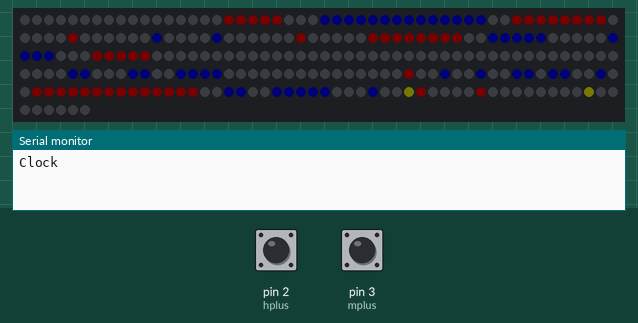
Simulated run of this sketch. Board: Arduino Uno, built with avr-gcc and run on an emulated ATmega328P. Parts: 256 RGB LEDs in strip order, left to right, continuing on the next row, the last lines printed to the serial monitor. The inputs (shaded band) are chosen by the test bench; at power-on: pin 2 (hplus) HIGH, pin 3 (mplus) HIGH. Dim RGB values are drawn brighter than linear; the local clock reads 2024-03-15 10:24:30 at power-on unless the sketch sets it.

Above: at 3.2 s.
3.3 s: pin 2 (hplus) pulled LOW for 3.2 s
8.0 s: pin 3 (mplus) pulled LOW for 0.15 s
10.3 s: pin 2 (hplus) pulled LOW for 0.15 s
At 11.2 s:
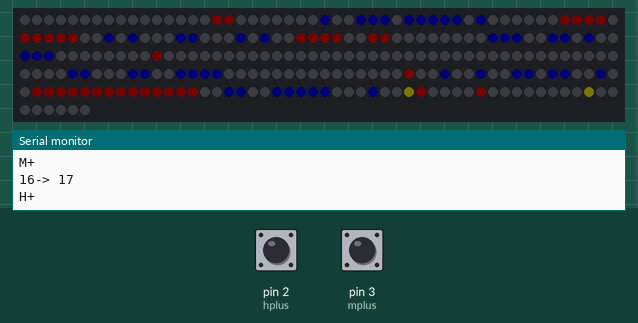
12.4 s: pin 3 (mplus) pulled LOW for 1 s
15.0 s: pin 2 (hplus) driven LOW and pin 3 (mplus) driven LOW
At 16.0 s:
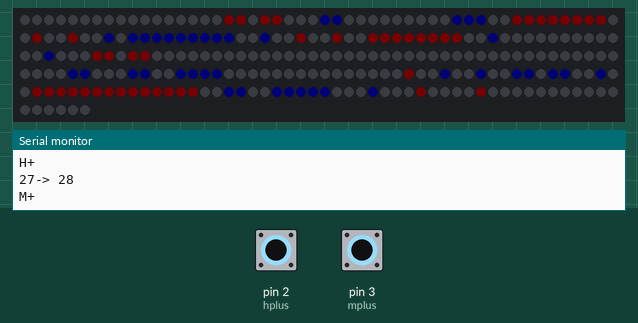
18.0 s: pin 2 (hplus) driven HIGH
At 19.5 s:
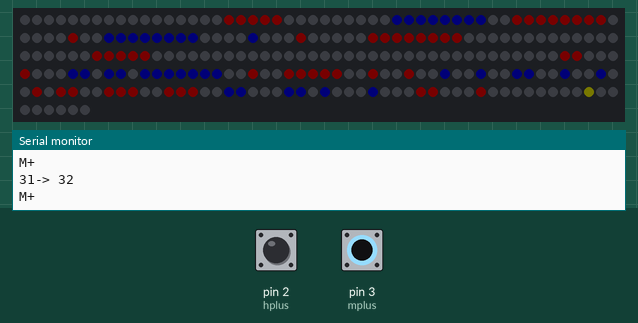
Timing chart, 0 to 21.0 s (numbered marks = the images above; inputs shaded):
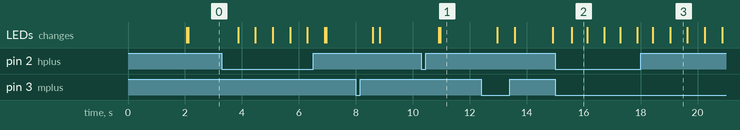

The sketch:

Watch16x16_1b5.ino
```cpp
// http://arduino-kid.ru/blog/chasy-na-svetodiodakh-ws2812
// https://youtu.be/1oqfN3A-YfY
// v.1 - added clock adjustment by Nicu FLORICA (niq_ro)

#include "FastLED.h"
#include <DS3231.h>                    // Подключаем библиотеку Wire
DS3231  rtc(SDA, SCL);                 // Инициализация DS3231

const int NUM_LEDS = 256;
const int DATA_PIN = 6;
//const int photoPin = A0;             // Аналоговый вход с фоторезистором
CRGB leds[NUM_LEDS];

unsigned long timing;                  // Переменная для хранения точки отсчета
Time t;

#define hplus 2    // pin for increment the hour
#define mplus 3    // pin for increment the minute

byte ora, minut;

unsigned long tpschimbare;
unsigned long tpsecunda = 1825;

int x1;  // tens of hour
int y1; // units of hour
int z1; // tens of minute
int w1; // units of minute
int w10 = 60;
int contor = 0;
int contor0 = 60;


void setup() {
  Serial.begin(9600);
  Serial.println("Clock");
/*
pinMode(hplus, INPUT_PULLUP);
pinMode(hplus, INPUT_PULLUP);
*/

  pinMode (hplus, INPUT);
  pinMode (mplus, INPUT);
  digitalWrite (hplus, HIGH);
  digitalWrite (mplus, HIGH);


  rtc.begin();                         // Инициализировать rtc
  delay(2000);
  FastLED.addLeds<WS2812B, DATA_PIN, GRB>(leds, NUM_LEDS);
  FastLED.setBrightness(2); //Number 0-255
  FastLED.clear();

  //Установка даты и времени
  //rtc.setDOW(SUNDAY);     // День недели по английски MONDAY  TUESDAY  WEDNESDAY  THURSDAY  FRIDAY  SATURDAY  SUNDAY
  //rtc.setTime(10, 41, 0);     // Установка часов 12:00:00 (24часовой формат)
  //rtc.setDate(30, 10, 2022);   // Установка даты число, месяц, год

// red the time
  t = rtc.getTime();
int x1 =(t.hour%100)/10;  // tens of hour
int y1 =t.hour%10;        // units of hour
int z1 =(t.min%100)/10;   // tens of minute
int w1 = t.min%10;        // units of minute
 FastLED.clear();
  afisare_ora(x1, y1, z1, w1);
  contor = 0;
}

    const uint16_t h_d_0[] PROGMEM = {238,237,236,235,234,214,213,212,211,210,209,208,207,201,182,176,175,174,173,172,171,170,169,145,146,147,148,149};
    const uint16_t h_d_1[] PROGMEM = {182,207,206,205,204,203,202,201,208,209,210,211,212,213,214,233,238};
    const uint16_t h_d_2[] PROGMEM = {238,234,233,214,213,212,209,208,207,204,203,201,182,179,176,175,174,173,172,169,150,146,145};

    const uint16_t h_e_0[] PROGMEM = {17,18,19,20,21,41,42,43,44,45,46,47,48,54,73,79,80,81,82,83,84,85,86,106,107,108,109,110};
    const uint16_t h_e_1[] PROGMEM = {22,41,42,43,44,45,46,47,48,49,50,51,52,53,54,73,78};
    const uint16_t h_e_2[] PROGMEM = {17,18,22,41,44,45,46,47,48,51,54,73,75,76,79,80,81,84,85,86,105,106,110};
    const uint16_t h_e_3[] PROGMEM = {17,18,20,21,41,42,43,44,45,46,47,48,51,54,73,76,79,80,81,85,86,106,110};
    const uint16_t h_e_4[] PROGMEM = {16,17,18,19,20,21,22,41,42,43,44,45,46,47,52,75,80,81,82,83,84,108,109,110,111};
    const uint16_t h_e_5[] PROGMEM = {16,19,20,21,41,42,43,44,45,47,48,50,54,73,77,79,80,81,82,85,86,106,109,110,111};
    const uint16_t h_e_6[] PROGMEM = {17,20,21,41,42,43,44,46,47,48,51,54,73,76,79,80,81,82,83,84,85,86,106,107,108,109,110};
    const uint16_t h_e_7[] PROGMEM = {16,17,45,46,47,48,50,51,52,53,54,73,74,75,76,79,80,111};
    const uint16_t h_e_8[] PROGMEM = {17,18,20,21,41,42,43,44,45,46,47,48,51,54,73,76,79,80,81,82,83,84,85,86,106,107,109,110};
    const uint16_t h_e_9[] PROGMEM = {17,18,19,20,21,41,42,43,44,45,46,47,48,51,54,73,76,79,80,81,82,83,85,86,106,109,110};

    const uint16_t m_d_0[] PROGMEM = {229,228,227,226,225,217,218,219,220,221,222,223,198,192,191,185,160,161,162,163,164,165,166,158,157,156,155,154};
    const uint16_t m_d_1[] PROGMEM = {229,224,223,222,221,220,219,218,217,198,197,196,195,194,193,192,191};
    const uint16_t m_d_2[] PROGMEM = {229,225,224,223,222,221,218,217,198,195,194,192,191,188,185,166,165,164,163,160,159,155,154};
    const uint16_t m_d_3[] PROGMEM = {229,225,223,222,218,217,198,195,192,191,188,185,166,165,164,163,162,161,160,158,157,155,154};
    const uint16_t m_d_4[] PROGMEM = {230,229,228,227,221,220,219,218,217,194,189,166,165,164,163,162,161,160,159,158,157,156,155,154,153};
    const uint16_t m_d_5[] PROGMEM = {230,229,228,225,223,222,219,218,217,198,196,192,191,187,185,166,164,163,162,161,160,158,157,156,153};

    const uint16_t m_e_0[] PROGMEM = {26,27,28,29,30,32,33,34,35,36,37,38,57,63,64,70,89,90,91,92,93,94,95,97,98,99,100,101};
    const uint16_t m_e_1[] PROGMEM = {31,32,33,34,35,36,37,38,57,58,59,60,61,62,63,64,69};
    const uint16_t m_e_2[] PROGMEM = {26,27,31,32,35,36,37,38,57,60,63,64,66,67,70,89,90,93,94,95,96,97,101};
    const uint16_t m_e_3[] PROGMEM = {26,27,29,30,32,33,34,35,36,37,38,57,60,63,64,67,70,89,90,94,95,97,101};
    const uint16_t m_e_4[] PROGMEM = {25,26,27,28,29,30,31,32,33,34,35,36,37,38,61,66,89,90,91,92,93,99,100,101,102};
    const uint16_t m_e_5[] PROGMEM = {25,28,29,30,32,33,34,35,36,38,57,59,63,64,68,70,89,90,91,94,95,97,100,101,102};
    const uint16_t m_e_6[] PROGMEM = {26,29,30,32,33,34,35,37,38,57,60,63,64,67,70,89,90,91,92,93,94,95,97,98,99,100,101};
    const uint16_t m_e_7[] PROGMEM = {25,26,36,37,38,57,59,60,61,62,63,64,65,66,67,70,89,102};
    const uint16_t m_e_8[] PROGMEM = {26,27,29,30,32,33,34,35,36,37,38,57,60,63,64,67,70,89,90,91,92,93,94,95,97,98,100,101};
    const uint16_t m_e_9[] PROGMEM = {26,27,28,29,30,32,33,34,35,36,37,38,57,60,63,64,67,70,89,90,91,92,94,95,97,100,101};

    const uint16_t sec_0[] PROGMEM = {247,232,215,200,183,168,151,136,119,104,87,72,55,40,23,8,248,231,216,199,184,167,152,135,120,103,88,71,56,39,24,7};


void loop() {
//Serial.println(analogRead(photoPin));
// Яркость свечения
  //if(analogRead(photoPin) < 270) FastLED.setBrightness(50);
  //else if(analogRead(photoPin) < 470) FastLED.setBrightness(50);
  //else if(analogRead(photoPin) < 700)FastLED.setBrightness(50);
  //else FastLED.setBrightness(2);


// red the time
  t = rtc.getTime();

int x1 =(t.hour%100)/10;  // tens of hour
int y1 =t.hour%10;        // units of hour
int z1 =(t.min%100)/10;   // tens of minute
int w1 = t.min%10;        // units of minute

 minut = 10*z1+w1;
 ora = 10*x1+y1;

citirebutoane();

if (contor  != contor0)
leds[pgm_read_byte(&sec_0[contor])] = CRGB(255,255, 0);
FastLED.show();

contor0 = contor;
if (millis() - tpschimbare > tpsecunda)
{
contor++;
if (contor > sizeof(sec_0) / sizeof(int *)-1)
{
  FastLED.clear();
  afisare_ora(x1, y1, z1, w1);
  contor = 0;
}
tpschimbare = millis();
}

delay(50);
}  // end main loop

void citirebutoane() {
if (digitalRead(hplus) == LOW)
{
  Serial.print(ora);
  Serial.print("-> ");
  ora  = ora + 1;
  if (ora > 23) ora = 0;
  Serial.println(ora);
  rtc.setTime(ora, minut, 0);
  Serial.println("H+");
  delay(500);
  FastLED.clear();
  afisare_ora(ora/10, ora%10, minut/10, minut%10);
  contor = 0;
  contor0 = 60;
}

if (digitalRead(mplus) == LOW)
{
  Serial.print(minut);
  Serial.print("-> ");
  minut = minut + 1;
  if (minut > 59) minut = 0;
  Serial.println(minut);
  rtc.setTime(ora, minut, 0);
  Serial.println("M+");
  delay(500);
  FastLED.clear();
  afisare_ora(ora/10, ora%10, minut/10, minut%10);
  contor = 0;
  contor0 = 60;
}
}

void afisare_ora(int x, int y, int z, int w) {
  //tens of hours
    if(x==0){
                for (int i = 0; i <=sizeof(h_d_0) / sizeof(int *)-1; i++){
                      leds[pgm_read_byte(&h_d_0[i])] = CRGB::Red;
                }
                FastLED.show();
    }
    else if(x==1){
                for (int i = 0; i <=sizeof(h_d_1) / sizeof(int *)-1; i++){
                      leds[pgm_read_byte(&h_d_1[i])] = CRGB::Red;
                }
                FastLED.show();

    }
    else if(x==2){
                for (int i = 0; i <=sizeof(h_d_2) / sizeof(int *)-1; i++){
                      leds[pgm_read_byte(&h_d_2[i])] = CRGB::Red;
                }
                FastLED.show();
    }

//units of hour
     if(y==0){
                for (int i = 0; i <=sizeof(h_e_0) / sizeof(int *)-1; i++){
                      leds[pgm_read_byte(&h_e_0[i])] = CRGB::Red;
                }
               FastLED.show();
     }
     else if(y==1){
                for (int i = 0; i <=sizeof(h_e_1) / sizeof(int *)-1; i++){
                      leds[pgm_read_byte(&h_e_1[i])] = CRGB::Red;
                }
               FastLED.show();
     }
     else if(y==2){
                  for (int i = 0; i <=sizeof(h_e_2) / sizeof(int *)-1; i++){
                        leds[pgm_read_byte(&h_e_2[i])] = CRGB::Red;
                  }
                 FastLED.show();
       }
      else if(y==3){
                  for (int i = 0; i <=sizeof(h_e_3) / sizeof(int *)-1; i++){
                        leds[pgm_read_byte(&h_e_3[i])] = CRGB::Red;
                  }
                 FastLED.show();
       }
      else if(y==4){
                  for (int i = 0; i <=sizeof(h_e_4) / sizeof(int *)-1; i++){
                        leds[pgm_read_byte(&h_e_4[i])] = CRGB::Red;
                  }
                 FastLED.show();
       }
       else if(y==5){
                  for (int i = 0; i <=sizeof(h_e_5) / sizeof(int *)-1; i++){
                        leds[pgm_read_byte(&h_e_5[i])] = CRGB::Red;
                  }
                 FastLED.show();
       }
      else if(y==6){
                  for (int i = 0; i <=sizeof(h_e_6) / sizeof(int *)-1; i++){
                        leds[pgm_read_byte(&h_e_6[i])] = CRGB::Red;
                  }
                 FastLED.show();
       }
      else if(y==7){
                  for (int i = 0; i <=sizeof(h_e_7) / sizeof(int *)-1; i++){
                        leds[pgm_read_byte(&h_e_7[i])] = CRGB::Red;
                  }
                 FastLED.show();
       }
      else if(y==8){
                  for (int i = 0; i <=sizeof(h_e_8) / sizeof(int *)-1; i++){
                        leds[pgm_read_byte(&h_e_8[i])] = CRGB::Red;
                  }
                 FastLED.show();
       }
      else if(y==9){
                  for (int i = 0; i <=sizeof(h_e_9) / sizeof(int *)-1; i++){
                        leds[pgm_read_byte(&h_e_9[i])] = CRGB::Red;
                  }
                 FastLED.show();
       }


 //tens of minutes
    if(z==0){
                for (int i = 0; i <=sizeof(m_d_0) / sizeof(int *)-1; i++){
                      leds[pgm_read_byte(&m_d_0[i])] = CRGB::Blue;
                }
                FastLED.show();
    }
    else if(z==1){
                for (int i = 0; i <=sizeof(m_d_1) / sizeof(int *)-1; i++){
                      leds[pgm_read_byte(&m_d_1[i])] = CRGB::Blue;
                }
                FastLED.show();
    }
    else if(z==2){
                for (int i = 0; i <=sizeof(m_d_2) / sizeof(int *)-1; i++){
                      leds[pgm_read_byte(&m_d_2[i])] = CRGB::Blue;
                }
                FastLED.show();
    }
    else if(z==3){
                for (int i = 0; i <=sizeof(m_d_3) / sizeof(int *)-1; i++){
                      leds[pgm_read_byte(&m_d_3[i])] = CRGB::Blue;
                }
                FastLED.show();
    }
    else if(z==4){
                for (int i = 0; i <=sizeof(m_d_4) / sizeof(int *)-1; i++){
                      leds[pgm_read_byte(&m_d_4[i])] = CRGB::Blue;
                }
                FastLED.show();
    }
    else if(z==5){
                for (int i = 0; i <=sizeof(m_d_5) / sizeof(int *)-1; i++){
                      leds[pgm_read_byte(&m_d_5[i])] = CRGB::Blue;
                }
                FastLED.show();
    }

 //units of minutes
    if(w==0){
                for (int i = 0; i <=sizeof(m_e_0) / sizeof(int *)-1; i++){
                      leds[pgm_read_byte(&m_e_0[i])] = CRGB::Blue;
                }
                FastLED.show();
    }
    else if(w==1){
                for (int i = 0; i <=sizeof(m_e_1) / sizeof(int *)-1; i++){
                      leds[pgm_read_byte(&m_e_1[i])] = CRGB::Blue;
                }
                FastLED.show();
    }
    else if(w==2){
                for (int i = 0; i <=sizeof(m_e_2) / sizeof(int *)-1; i++){
                      leds[pgm_read_byte(&m_e_2[i])] = CRGB::Blue;
                }
                FastLED.show();
    }
    else if(w==3){
                for (int i = 0; i <=sizeof(m_e_3) / sizeof(int *)-1; i++){
                      leds[pgm_read_byte(&m_e_3[i])] = CRGB::Blue;
                }
                FastLED.show();
    }
    else if(w==4){
                for (int i = 0; i <=sizeof(m_e_4) / sizeof(int *)-1; i++){
                      leds[pgm_read_byte(&m_e_4[i])] = CRGB::Blue;
                }
                FastLED.show();
    }
    else if(w==5){
                for (int i = 0; i <=sizeof(m_e_5) / sizeof(int *)-1; i++){
                      leds[pgm_read_byte(&m_e_5[i])] = CRGB::Blue;
                }
                FastLED.show();
    }
    else if(w==6){
                for (int i = 0; i <=sizeof(m_e_6) / sizeof(int *)-1; i++){
                      leds[pgm_read_byte(&m_e_6[i])] = CRGB::Blue;
                }
                FastLED.show();
    }
    else if(w==7){
                for (int i = 0; i <=sizeof(m_e_7) / sizeof(int *)-1; i++){
                      leds[pgm_read_byte(&m_e_7[i])] = CRGB::Blue;
                }
                FastLED.show();
    }
    else if(w==8){
                for (int i = 0; i <=sizeof(m_e_8) / sizeof(int *)-1; i++){
                      leds[pgm_read_byte(&m_e_8[i])] = CRGB::Blue;
                }
                FastLED.show();
    }
    else if(w==9){
                for (int i = 0; i <=sizeof(m_e_9) / sizeof(int *)-1; i++){
                      leds[pgm_read_byte(&m_e_9[i])] = CRGB::Blue;
                }
                FastLED.show();
    }
}
```

Measured:
- after the input at 10.3 s, the LEDs: first change after 0.61 s (image 1 shows a later state)
- after the input at 15.0 s, the LEDs: change after 0.58 s (image 2)
